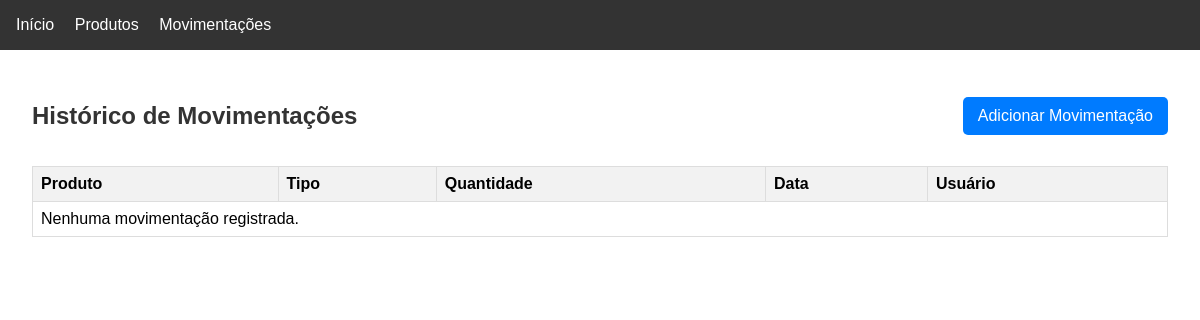
Page /movimentacoes/ on the earlier database version.
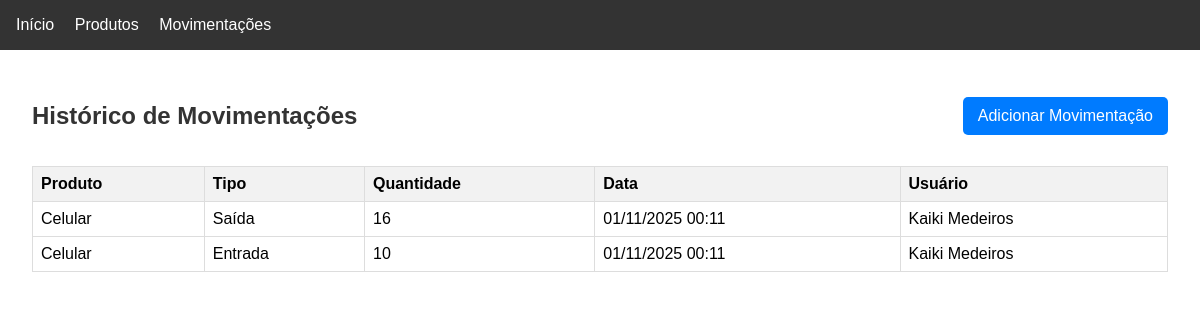
Same page on the later database version.
### estoque/models.py (models this page shows, shortened)
class Movimentacao(models.Model):
    id_movimentacao = models.AutoField(primary_key=True)
    id_produto_fk = models.ForeignKey(
        Produto_Cadastro,
        on_delete=models.CASCADE,  # Define a ação quando o produto é deletado (CASCADE é comum)
        db_column='ID_Produto_FK'  # Nome da coluna no banco de dados
    )
    id_usuario_fk = models.ForeignKey(
        Usuario,
        on_delete=models.CASCADE,
        db_column='ID_Usuario_FK'
    )
    data_movimentacao = models.DateTimeField() # Geralmente, data e hora
    entrada_saida = models.CharField(max_length=10, choices=[('ENTRADA', 'Entrada'), ('SAIDA', 'Saída')]) # Para controlar o tipo de movimento
    qtd_movimentacao = models.IntegerField()
    class Meta:
        db_table = 'Movimentacao'

class Produto_Cadastro(models.Model):
    id_produto = models.AutoField(primary_key=True) # Renomeei para seguir a convenção Python/Django (snake_case)
    nome_produto = models.CharField(max_length=255)
    limite_produto = models.IntegerField()
    qtd_atual = models.IntegerField()
    class Meta:
        db_table = 'Produto_Cadastro'

class Usuario(models.Model):
    id_usuario = models.AutoField(primary_key=True)
    nome_usuario = models.CharField(max_length=100)
    email = models.EmailField(unique=True)
    senha = models.CharField(max_length=128) # Armazenar senhas de forma segura (usar hash)
    class Meta:
        db_table = 'Usuario'

### estoque/views.py (the view)
# urls.py: path('movimentacoes/', views.lista_movimentacoes, name='lista_movimentacoes'),
def lista_movimentacoes(request):
    movimentacoes = Movimentacao.objects.select_related('id_produto_fk', 'id_usuario_fk').all().order_by('-data_movimentacao')
    return render(request, 'lista_movimentacoes.html', {'movimentacoes': movimentacoes})

### estoque/lista_movimentacoes.html (shortened to what this page needs)
{% extends 'base.html' %}
{% block content %}
    <div style="display: flex; justify-content: space-between; align-items: center;">
        <h2>Histórico de Movimentações</h2>
        <a href="{% url 'adicionar_movimentacao' %}" class="btn">Adicionar Movimentação</a>
    </div>
    <table>
        <thead>
            <tr>
                <th>Produto</th>
                <th>Tipo</th>
                <th>Quantidade</th>
                <th>Data</th>
                <th>Usuário</th>
            </tr>
        </thead>
        <tbody>
            {% for mov in movimentacoes %}
            <tr>
                <td>{{ mov.id_produto_fk.nome_produto }}</td>
                <td>{{ mov.get_entrada_saida_display }}</td>
                <td>{{ mov.qtd_movimentacao }}</td>
                <td>{{ mov.data_movimentacao|date:"d/m/Y H:i" }}</td>
                <td>{{ mov.id_usuario_fk.nome_usuario }}</td>
            </tr>
            {% empty %}
            <tr>
                <td colspan="5">Nenhuma movimentação registrada.</td>
            </tr>
            {% endfor %}
        </tbody>
    </table>
{% endblock %}

### estoque/base.html (shortened to what this page needs)
<!DOCTYPE html>
<html lang="pt-br">
<head>
</head>
<body>
    <nav>
        <a href="{% url 'index' %}">Início</a>
        <a href="{% url 'lista_produtos' %}">Produtos</a>
        <a href="{% url 'lista_movimentacoes' %}">Movimentações</a>
    </nav>
    <main class="container">
        {% block content %}
        {% endblock %}
    </main>
</body>
</html>

### estoque/base.html (style rules this page uses)
body { font-family: sans-serif; margin: 0; }
nav { background-color: #333; padding: 1rem; }
nav a { color: white; text-decoration: none; margin-right: 1rem; }
.container { padding: 2rem; }
h1, h2 { color: #333; }
table { width: 100%; border-collapse: collapse; margin-top: 1rem; }
th, td { border: 1px solid #ddd; padding: 8px; text-align: left; }
th { background-color: #f2f2f2; }
.btn { padding: 10px 15px; background-color: #007bff; color: white; text-decoration: none; border-radius: 5px; }

Differences in the rows shown:
added Movimentacao: id_produto_fk.nome_produto "Celular", entrada_saida "Saída", qtd_movimentacao "16", data_movimentacao "01/11/2025 00:11", id_usuario_fk.nome_usuario "Kaiki Medeiros"
added Movimentacao: id_produto_fk.nome_produto "Celular", entrada_saida "Entrada", qtd_movimentacao "10", data_movimentacao "01/11/2025 00:11", id_usuario_fk.nome_usuario "Kaiki Medeiros"
Other differences:
text no longer shown: "Nenhuma movimentação registrada."
